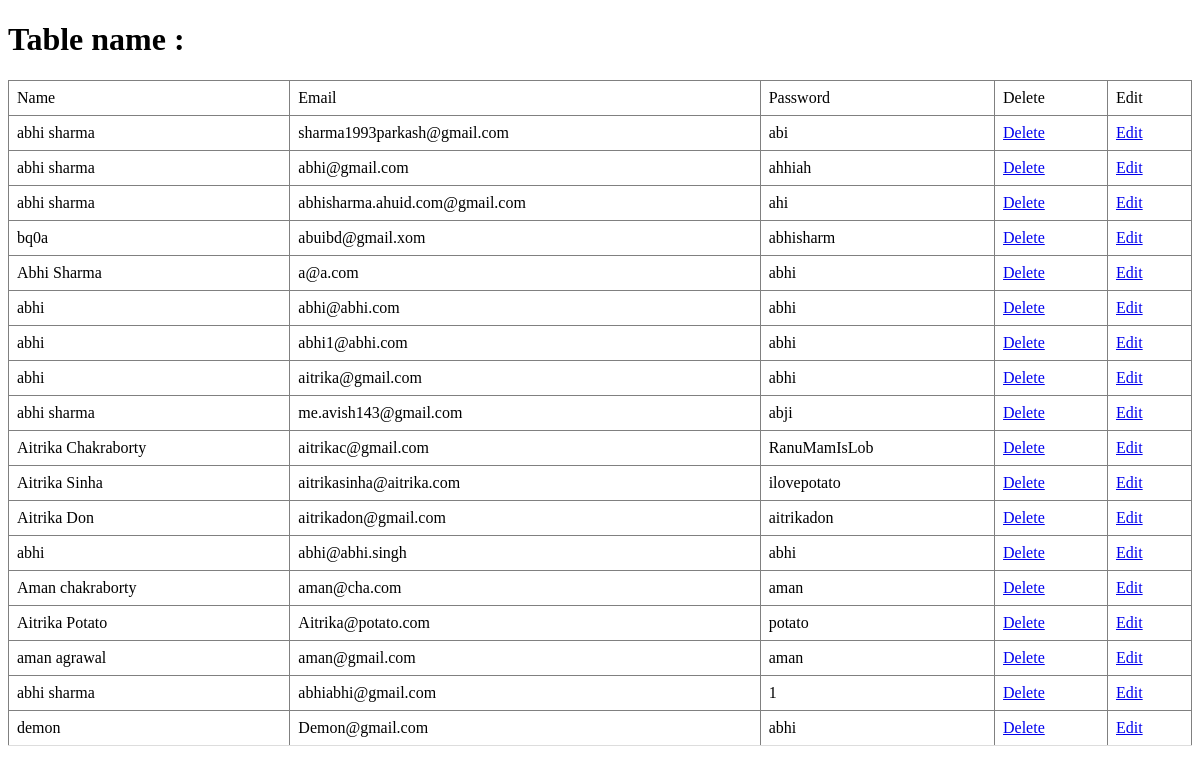
The page /show on the database as committed earlier.
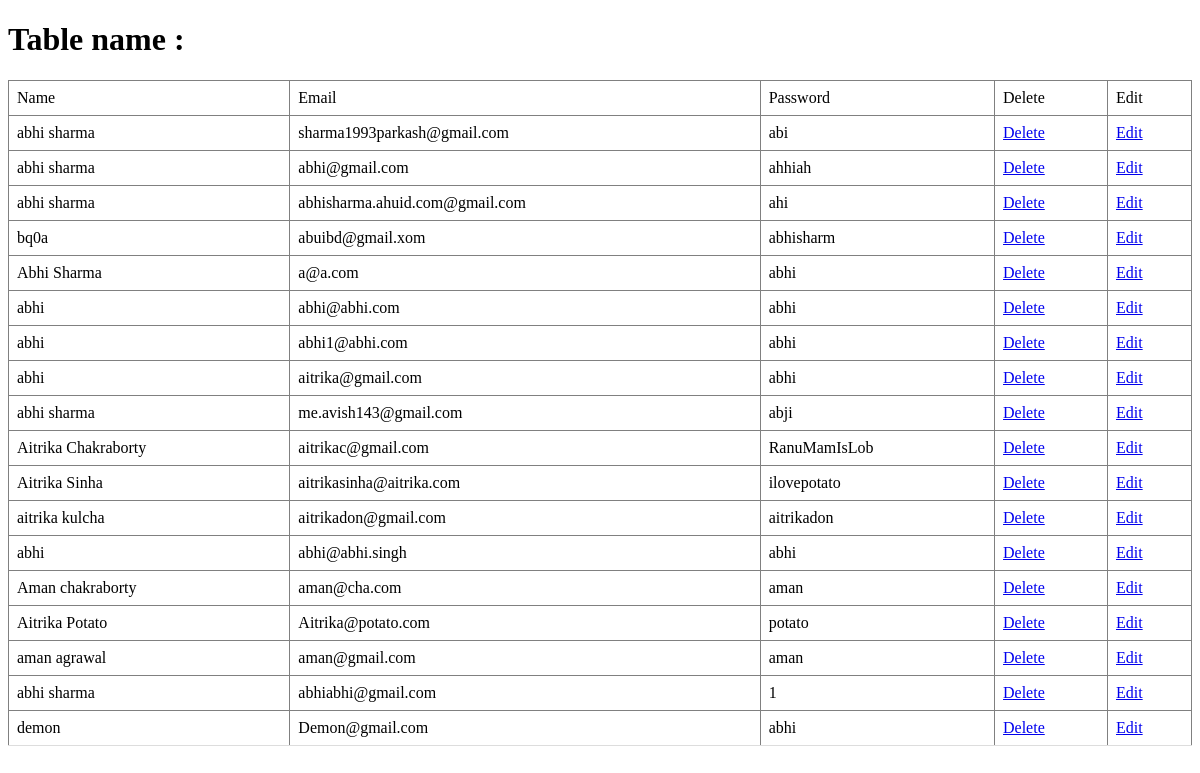
The same page on the database as committed later.
### expense_tracker/models.py (models this page shows)
class user(models.Model):
    name = models.CharField(max_length=50)
    email = models.EmailField(max_length=50)
    password = models.CharField(max_length=50)
    class Meta:
        db_table = "user"

### expense_tracker/views.py (the view)
# urls.py: path('show' , views.show),
def show(request ):
    u = user.objects.all()
    return render(request , 'show.html' , {'db':u})

### expense_tracker/templates/show.html (shortened to what this page needs)
<!DOCTYPE html>
<html lang="en">
<head>
</head>
<body>
<h1>Table name  : {{db.user_email}}</h1>
<table border="1px">
    <tr>
        <td>Name</td>
        <td>Email</td>
        <td>Password</td>
        <td>Delete</td>
        <td>Edit</td>
    </tr>
    {% for i in db %}
        <td>{{i.name}}</td>
        <td>{{i.email}}</td>
        <td>{{i.password}}</td>
        <td><a href="del/{{i.id}}">Delete</a></td>
        <td><a href="edit/{{i.id}}">Edit</a></td>
    {% endfor %}
</table>
</body>
</html>

Rows that differ between the two databases and show on the page:
changed user "aitrikadon@gmail.com": name "Aitrika Don" → "aitrika kulcha"
